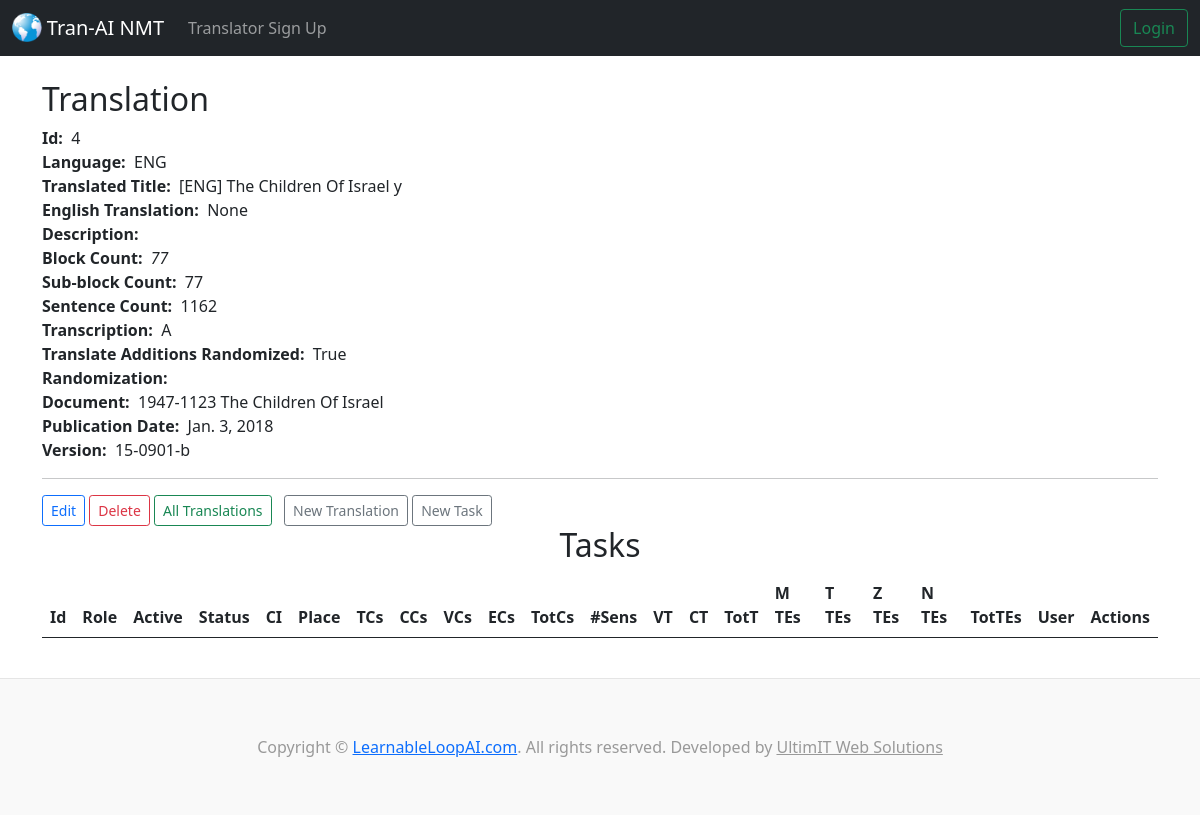
Page /translations/4/ on the earlier database version.
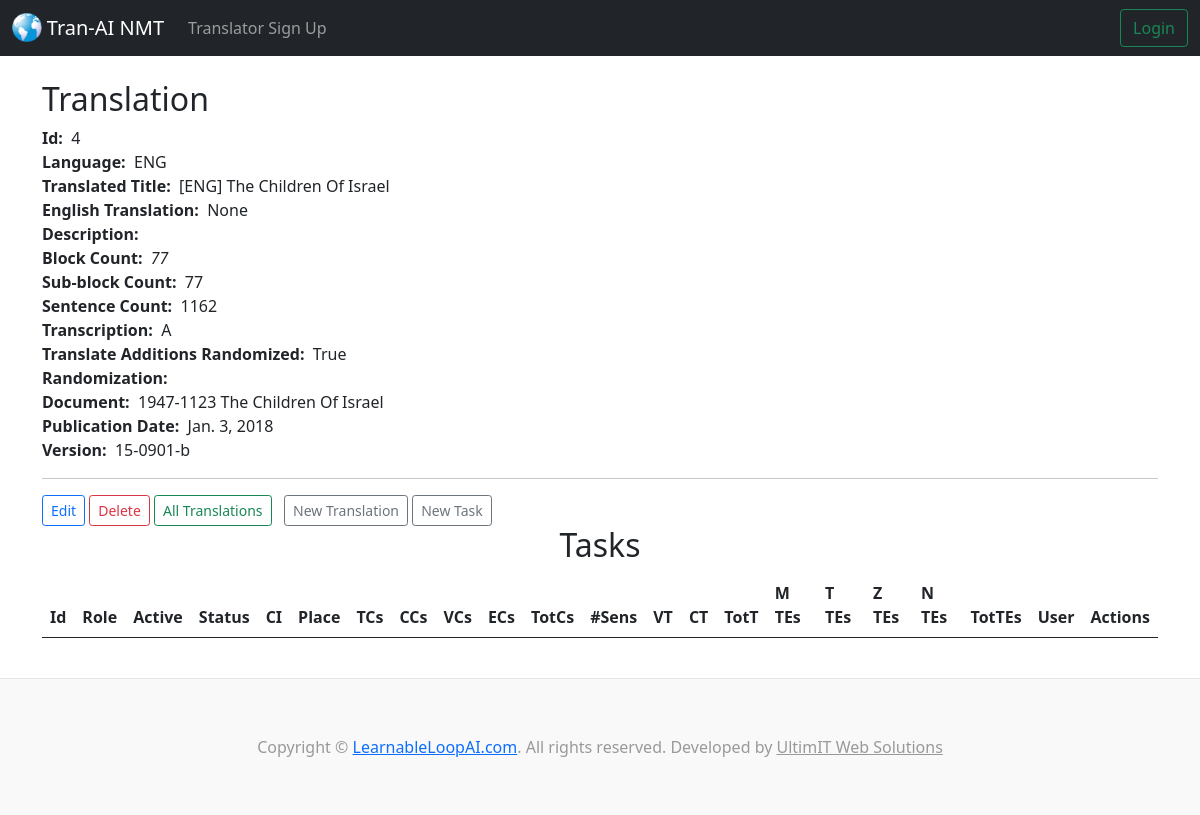
Same page on the later database version.
### tranai/models.py (models this page shows)
class Translation(models.Model):
  class Transcription(models.TextChoices):
    ANDES = 'A', _('Andes')
    MAMALIS = 'M', _('Mamalis')
  lan = models.CharField('Language', max_length=3)
  tran_title = models.CharField('Translated title', max_length=70)
  descrip = models.TextField('Description', blank=True, null=True, max_length=500)
  blkc = models.IntegerField('Block count')
  subc = models.IntegerField('Sub-block count')
  senc = models.IntegerField('Sentence count')
  xcrip = models.CharField('Transcription', max_length=1, choices=Transcription.choices, default=Transcription.ANDES, blank=False,)
  li = models.BooleanField('Lookup imported (eng) / translate contributions randomized (oth)')
  pubdate = models.DateField('Publication date')
  version = models.CharField('Version', max_length=20)
  document = models.ForeignKey(Document, blank=True, null=True, on_delete=models.CASCADE, related_name='translations')
  eng_tran = models.ForeignKey('self', blank=True, null=True, on_delete=models.CASCADE,)
  def __str__(self):
    return self.tran_title

class Document(models.Model):
  class TimeOfDay(models.TextChoices):
    NO_TOD = 'n', _('No Time Of Day')
    SUNRISE = 's', _('Sunrise')
    BREAKFAST = 'b', _('Breakfast')
    MORNING = 'x', _('Morning')
    AFTERNOON = 'y', _('Afternoon')
    EVENING = 'z', _('Evening')
  class DayOfWeek(models.TextChoices):
    SUNDAY = 'su', _('Sunday')
    MONDAY = 'mo', _('Monday')
    TUESDAY = 'tu', _('Tuesday')
    WEDNESDAY = 'we', _('Wednesday')
    THURSDAY = 'th', _('Thursday')
    FRIDAY = 'fr', _('Friday')
    SATURDAY = 'sa', _('Saturday')
  dod = models.DateField('Date Of Delivery')
  tod = models.CharField('Time Of Day', max_length=1, validators=[MinLengthValidator(1), MaxLengthValidator(1)], choices=TimeOfDay.choices, default=TimeOfDay.NO_TOD, blank=False,)
  dow = models.CharField('Day Of Week', max_length=2, choices=DayOfWeek.choices, default=DayOfWeek.SUNDAY, blank=False,)
  title = models.CharField('Document Title', max_length=64, blank=False,)
  descriptor = models.CharField('Descriptor', max_length=120, blank=False,)
  def __str__(self):
    return f"{self.descriptor} {self.title}"

### tranai/views.py (the view)
# urls.py: path('translations/<translation_id>/', views.show_translation, name='show-translation'),
def show_translation(request, translation_id):
  translation = Translation.objects.get(pk=translation_id)
  document = translation.document
  return render(request, 'tranai/show_document_translation.html', {'document': document, 'translation': translation})

### tranai/templates/tranai/show_document_translation.html (shortened to what this page needs)
{% extends 'tranai/base.html' %}
{% block content %}
  <h2>Translation</h2>
  <strong>Id:</strong>&nbsp;&nbsp;{{ translation.id }}<br>
  <strong>Language:</strong>&nbsp;&nbsp;{{ translation.lan }}<br>
  <strong>Translated Title:</strong>&nbsp;&nbsp;{{ translation.tran_title }}<br>
  <strong>English Translation:</strong>&nbsp;&nbsp;{{ translation.eng_tran }}<br>
  <strong>Description:</strong>&nbsp;&nbsp;{{ translation.description }}<br>
  <strong>Block Count:</strong>&nbsp;&nbsp;<i>{{ translation.blkc }}</i><br>
  <strong>Sub-block Count:</strong>&nbsp;&nbsp;{{ translation.subc }}<br>
  <strong>Sentence Count:</strong>&nbsp;&nbsp;{{ translation.senc }}<br>
  <strong>Transcription:</strong>&nbsp;&nbsp;{{ translation.xcrip }}<br>
  <strong>Translate Additions Randomized:</strong>&nbsp;&nbsp;{{ translation.li }}<br>
  <strong>Randomization:</strong>&nbsp;&nbsp;{{ translation.None }}<br>
  <strong>Document:</strong>&nbsp;&nbsp;{{ translation.document }}<br>
  <strong>Publication Date:</strong>&nbsp;&nbsp;{{ translation.pubdate }}<br>
  <strong>Version:</strong>&nbsp;&nbsp;{{ translation.version }}<br>
  <hr>
  <a class="btn btn-outline-primary btn-sm" href="{% url 'update-document-translation' document.id translation.id %}">Edit</a>
  <a class="btn btn-outline-danger btn-sm" href="{% url 'delete-document-translation' document.id translation.id %}">Delete</a>
  <a class="btn btn-outline-success btn-sm" href="{% url 'index-documents' %}">All Translations</a>
  <a class="btn btn-outline-secondary btn-sm" href="{% url 'create-document-translation' document.id %}">New Translation</a>
  <a class="btn btn-outline-secondary btn-sm" href="{% url 'create-task' %}">New Task</a>
  <center><h2>Tasks</h2></center>
  <table class="table table-hover">
    <thead>
      <tr>
        <th scope="col">Id</th>
        <th scope="col">Role</th>
        <th scope="col">Active</th>
        <th scope="col">Status</th>
        <th scope="col">CI</th>
        <th scope="col">Place</th>
        <th scope="col">TCs</th>
        <th scope="col">CCs</th>
        <th scope="col">VCs</th>
        <th scope="col">ECs</th>
        <th scope="col">TotCs</th>
        <th scope="col">#Sens</th>
        <th scope="col">VT</th>
        <th scope="col">CT</th>
        <th scope="col">TotT</th>
        <th scope="col">M TEs</th>
        <th scope="col">T TEs</th>
        <th scope="col">Z TEs</th>
        <th scope="col">N TEs</th>
        <th scope="col">TotTEs</th>
        <th scope="col">User</th>
        <th scope="col">Actions</th>
      </tr>
    </thead>
  </table>
{% endblock %}

Differences in the rows shown:
changed Translation "ENG": tran_title "[ENG] The Children Of Israel y" → "[ENG] The Children Of Israel"
